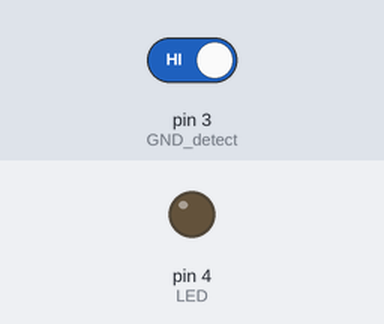
A sketch run on a simulated Arduino Uno, built with avr-gcc and run on an emulated ATmega328P. Shown: output pins drawn as LEDs (lit = HIGH). The inputs (shaded band) are chosen by the test bench; at power-on: pin 3 (GND_detect) HIGH.

Above: at 1.2 s.
1.3 s: pin 3 (GND_detect) driven LOW
At 2.6 s:
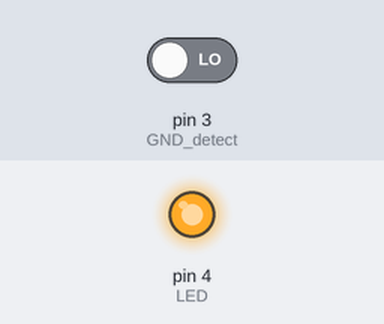
4.3 s: pin 3 (GND_detect) driven HIGH
At 5.1 s:
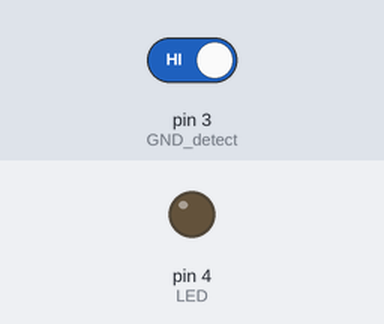
Timing chart, 0 to 7.3 s (numbered marks = the images above; inputs shaded):
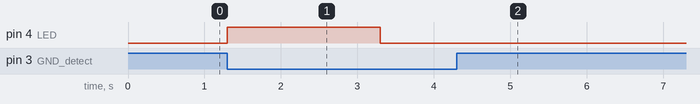

The sketch:

V1.ino
```cpp
#define LED 4
#define IR 0
#define GND_detect 3
#define BTN 1

// attiny 202
// use internal clock 8MHZ

void setup() {
  pinMode(LED, OUTPUT);
  pinMode(IR, INPUT);
  pinMode(GND_detect, INPUT);
}


void loop() {

  if (digitalRead (GND_detect) == 0 ) {
    digitalWrite(LED, HIGH);
    delay(2000);

    digitalWrite(LED, LOW);
    delay(2000);
  }

}
```

Measured:
- after the input at 1.3 s, pin 4 (LED): LOW → HIGH at once, → LOW 2.0 s later
- after the input at 4.3 s, pin 4 (LED): stops changing and stays LOW
